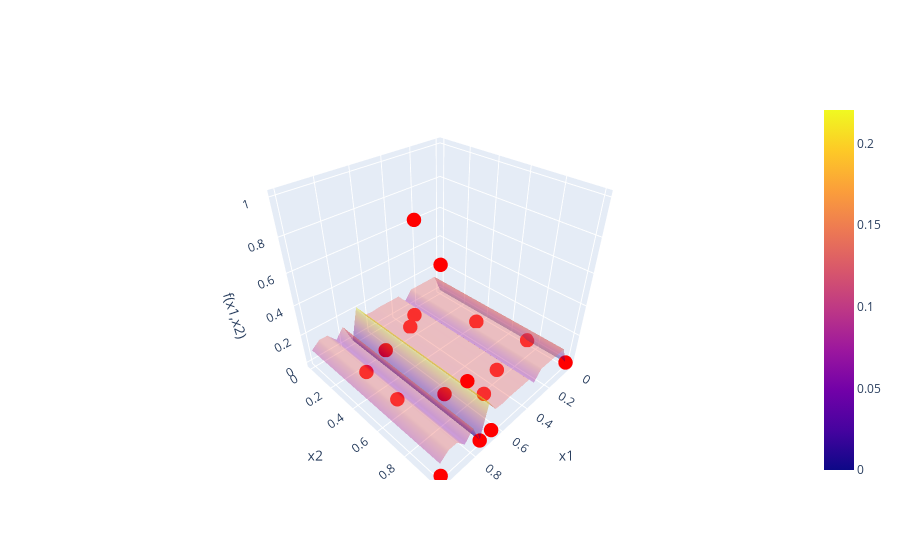
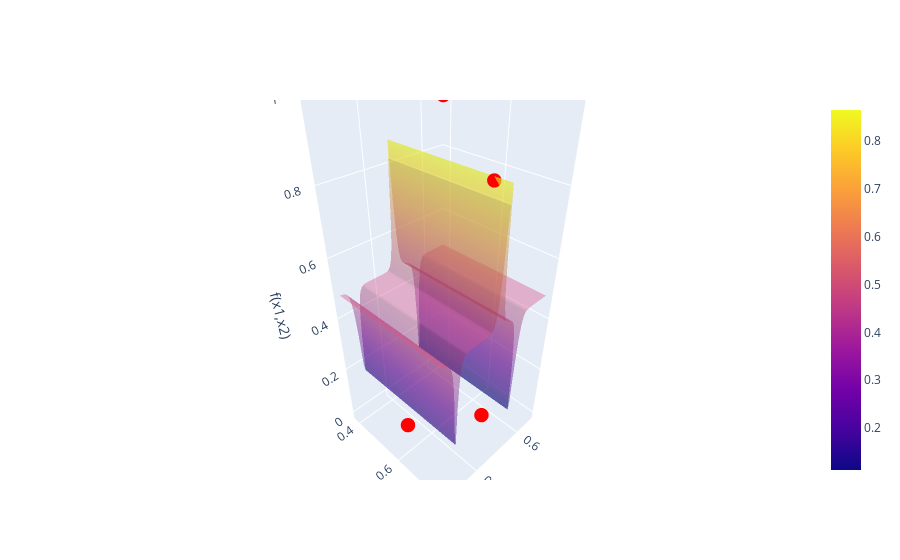

Write notebook code for charts like these, in order.
### Markdown cell above
# Function 01
Week 6 notes
- global model kept flattening out
- hacked a local model (needs cleanup, especially around handling of scaling)
- set beta = 0
- set grid to 100 - needs optimizer
- need to plot local model in original coordinates, not transformed coordinates

### Code cell
#pd.set_option('display.float_format', '{:.2g}'.format)
#pd.reset_option('display.float_format')


pd.set_option("display.precision",3)

f1 = BBfcn(1)
print("BEFORE LOG TRANSFORMATION")
print("---")
print(f1)


# Customer strategy for f1() to remove negative values and take log of y
class f1_scale_and_outliers(Transformation):    
    def apply(self,data):
        self.substitute_val_for_small_values = 1e-50
        data.loc[data["y"]<1e-70,"y"] = self.substitute_val_for_small_values
        data["y"] = np.log10(data["y"])
        scaler = MinMaxScaler(feature_range=(0, 1))
        data["y"] = scaler.fit_transform(data[["y"]])
        #data.drop(data.tail(4).index, inplace=True)

tr = f1_scale_and_outliers()
f1.transform(tr)
print("AFTER LOG TRANSFORMATION")
print("---")
print(f1)
f1.plot_feature_correlations()
f1.plot_correlations_with_cross_terms()
#kernel = C(1, (1e-5, 10)) * Matern(length_scale=1, nu=2.5) + WhiteKernel(noise_level=0.01)
# kernel = C(10, (0.001, 10)) * Matern(length_scale=[0.05,0.05],nu=0.1) + WhiteKernel(noise_level=0.0)
nxt_full_space = f1.nextPointBayesianOptim(numgrid=20,acqFcn="UCB",beta=0.5)
format_query(np.array([nxt_full_space]))

f1_trust = TrustRegion(1)
f1_trust.set_data_manually(f1.data)  # only required here because we did a log transform on origianl data
f1_trust.set_center(f1.argmax_as_np)
print("TRUST REGION AROUND CURRENT MAX")
print(f1_trust)
X_next = f1_trust.nextPointBayesianOptim(numgrid=100,acqFcn="UCB",beta=0.5)
format_query(np.array([X_next]))

### Figure 1 — Plotly figure (JSON) as saved in the notebook; plotly's stock layout.template omitted (floating-point values rounded to 4 significant figures; data arrays with more than 128 entries replaced by an {"elided": "..."} marker saying what was removed)
{"data": [{"opacity": 0.4, "type": "surface", "x": {"elided": "20x20 float values"}, "y": {"elided": "20x20 float values"}, "z": {"elided": "20x20 float values"}}, {"marker": {"color": "red", "size": 5}, "mode": "markers", "name": "Measured points", "type": "scatter3d", "x": [0.3194, 0.5743, 0.731, 0.8404, 0.6501, 0.4104, 0.3127, 0.6834, 0.08251, 0.8839, 0.9973, 0.6531, 0.0, 0.0, 0.6531, 0.7368, 0.7307], "y": [0.763, 0.8799, 0.733, 0.2647, 0.6815, 0.1476, 0.07872, 0.8611, 0.4035, 0.5823, 1.0, 0.2041, 1.0, 0.7347, 1.0, 1.0, 0.5823], "z": [0.0, 0.09845, 0.8556, 0.0, 0.0, 0.0, 0.0, 0.2552, 0.0, 0.06853, 0.0, 0.0, 0.0, 0.0, 0.0, 0.0, 1.0]}], "layout": {"scene": {"xaxis": {"title": {"text": "x1"}}, "yaxis": {"title": {"text": "x2"}}, "zaxis": {"title": {"text": "f(x1,x2)"}}}}}

### Figure 2 — Plotly figure (JSON) as saved in the notebook; plotly's stock layout.template omitted (floating-point values rounded to 4 significant figures; data arrays with more than 128 entries replaced by an {"elided": "..."} marker saying what was removed)
{"data": [{"opacity": 0.4, "type": "surface", "x": {"elided": "100x100 float values"}, "y": {"elided": "100x100 float values"}, "z": {"elided": "100x100 float values"}}, {"marker": {"color": "red", "size": 5}, "mode": "markers", "name": "Measured points", "type": "scatter3d", "x": [0.731, 0.6501, 0.8839, 0.7307], "y": [0.733, 0.6815, 0.5823, 0.5823], "z": [0.8556, 0.0, 0.06853, 1.0]}], "layout": {"scene": {"xaxis": {"title": {"text": "x1"}}, "yaxis": {"title": {"text": "x2"}}, "zaxis": {"title": {"text": "f(x1,x2)"}}}}}
